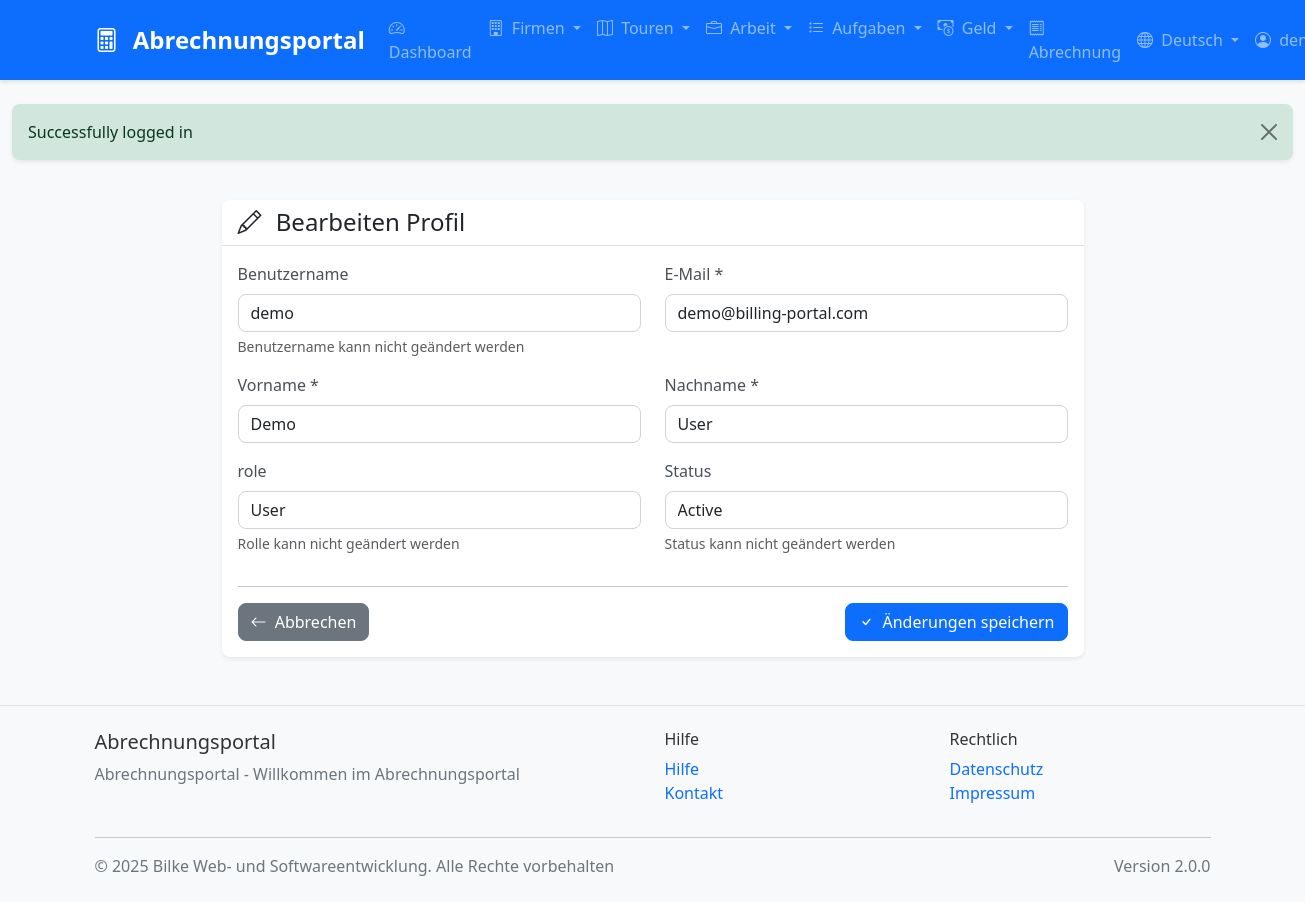
Page /profile/edit?lang=de (signed in) on the committed database.
### tables this page shows
CREATE TABLE users (
    id INT AUTO_INCREMENT PRIMARY KEY,
    username VARCHAR(50) UNIQUE NOT NULL,
    email VARCHAR(100) UNIQUE NOT NULL,
    password VARCHAR(255) NOT NULL,
    first_name VARCHAR(50),
    last_name VARCHAR(50),
    role ENUM('admin', 'manager', 'user') DEFAULT 'user',
    domain VARCHAR(100),
    status ENUM('active', 'inactive', 'suspended') DEFAULT 'active',
    last_login DATETIME,
    created_at TIMESTAMP DEFAULT CURRENT_TIMESTAMP,
    updated_at TIMESTAMP DEFAULT CURRENT_TIMESTAMP ON UPDATE CURRENT_TIMESTAMP,
    INDEX idx_username (username),
    INDEX idx_email (email),
    INDEX idx_domain (domain),
    INDEX idx_status (status)
);

### templates/profile/edit.php (the view, shortened to what the rows shown need)
<?php include __DIR__ . '/../layout/header.php'; ?>
<div class="row">
    <div class="col-md-8 mx-auto">
        <div class="card">
            <div class="card-body">
                <form method="POST" action="/profile/edit">
                    <div class="row">
                        <div class="col-md-6">
                            <div class="mb-3">
                                <label for="username" class="form-label"><?= $localization->get('username') ?></label>
                                <input type="text" class="form-control" id="username" value="<?= htmlspecialchars($user['username']) ?>" readonly>
                                <div class="form-text"><?= $localization->get('username_cannot_be_changed') ?></div>
                            </div>
                        </div>
                        <div class="col-md-6">
                            <div class="mb-3">
                                <label for="email" class="form-label"><?= $localization->get('email') ?> *</label>
                                <input type="email" class="form-control" id="email" name="email" value="<?= htmlspecialchars($user['email']) ?>" required>
                            </div>
                        </div>
                    </div>
                    <div class="row">
                        <div class="col-md-6">
                            <div class="mb-3">
                                <label for="first_name" class="form-label"><?= $localization->get('first_name') ?> *</label>
                                <input type="text" class="form-control" id="first_name" name="first_name" value="<?= htmlspecialchars($user['first_name']) ?>" required>
                            </div>
                        </div>
                        <div class="col-md-6">
                            <div class="mb-3">
                                <label for="last_name" class="form-label"><?= $localization->get('last_name') ?> *</label>
                                <input type="text" class="form-control" id="last_name" name="last_name" value="<?= htmlspecialchars($user['last_name']) ?>" required>
                            </div>
                        </div>
                    </div>
                    <div class="row">
                        <div class="col-md-6">
                            <div class="mb-3">
                                <label for="role" class="form-label"><?= $localization->get('role') ?></label>
                                <input type="text" class="form-control" id="role" value="<?= ucfirst($user['role']) ?>" readonly>
                                <div class="form-text"><?= $localization->get('role_cannot_be_changed') ?></div>
                            </div>
                        </div>
                        <div class="col-md-6">
                            <div class="mb-3">
                                <label for="status" class="form-label"><?= $localization->get('status') ?></label>
                                <input type="text" class="form-control" id="status" value="<?= ucfirst($user['status']) ?>" readonly>
                                <div class="form-text"><?= $localization->get('status_cannot_be_changed') ?></div>
                            </div>
                        </div>
                    </div>
                </form>
            </div>
        </div>
    </div>
</div>
<?php include __DIR__ . '/../layout/footer.php'; ?>

### rows in the picture
users: username "demo", email "demo@billing-portal.com", first_name "Demo", last_name "User", role "User", status "Active"

### other values in the picture
$localization->get('app_name') "Abrechnungsportal"
$localization->get('nav_dashboard') "Dashboard"
$localization->get('nav_company') "Firmen"
$localization->get('nav_tours') "Touren"
$localization->get('nav_work') "Arbeit"
$localization->get('nav_tasks') "Aufgaben"
$localization->get('nav_money') "Geld"
$localization->get('nav_billing') "Abrechnung"
$localization->getLocaleName($locale) "Deutsch"
$session->getFlash('success') "Successfully logged in"
$localization->get('edit') "Bearbeiten"
$localization->get('profile') "Profil"
$localization->get('username') "Benutzername"
$localization->get('username_cannot_be_changed') "Benutzername kann nicht geändert werden"
$localization->get('email') "E-Mail"
